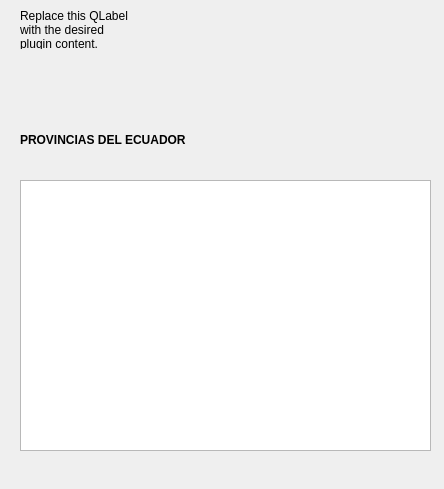
<?xml version="1.0" encoding="UTF-8"?>
<ui version="4.0">
 <class>webservicetestDockWidgetBase</class>
 <widget class="QDockWidget" name="webservicetestDockWidgetBase">
  <property name="geometry">
   <rect>
    <x>0</x>
    <y>0</y>
    <width>444</width>
    <height>489</height>
   </rect>
  </property>
  <property name="windowTitle">
   <string>Prueba de servicios e interfaz de usuario QGIS</string>
  </property>
  <widget class="QWidget" name="dockWidgetContents">
   <widget class="QLabel" name="label">
    <property name="geometry">
     <rect>
      <x>20</x>
      <y>10</y>
      <width>421</width>
      <height>39</height>
     </rect>
    </property>
    <property name="text">
     <string>Replace this QLabel
with the desired
plugin content.</string>
    </property>
   </widget>
   <widget class="QListWidget" name="lstProvincias">
    <property name="geometry">
     <rect>
      <x>20</x>
      <y>180</y>
      <width>411</width>
      <height>271</height>
     </rect>
    </property>
    <property name="alternatingRowColors">
     <bool>true</bool>
    </property>
   </widget>
   <widget class="QLabel" name="label_2">
    <property name="geometry">
     <rect>
      <x>20</x>
      <y>120</y>
      <width>421</width>
      <height>39</height>
     </rect>
    </property>
    <property name="font">
     <font>
      <weight>75</weight>
      <bold>true</bold>
     </font>
    </property>
    <property name="text">
     <string>PROVINCIAS DEL ECUADOR</string>
    </property>
   </widget>
  </widget>
 </widget>
 <resources/>
 <connections/>
</ui>
